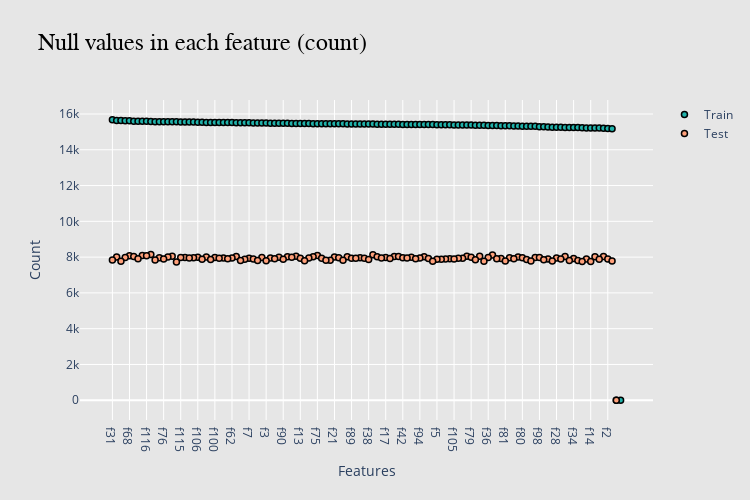

Source (notebook cell):
### Code cell
# lets visulazied our dataset
fig = go.Figure(data=[go.Scatter(x=Train_missing_values['Features'],
                             y=Train_missing_values["null_train (count)"], mode= 'markers',                             
                             name='Train', marker_color='lightseagreen'),        

                go.Scatter(x=Test_missing_values['Features'],
                             y=Test_missing_values["null_test (count)"], mode= 'markers',
                             name='Test', marker_color='lightsalmon')])
fig.update_traces(marker_line_color='black', marker_line_width=1.5, opacity=1)
fig.update_layout(title_text='Null values in each feature (count)', 
                  #template='plotly_dark',
                  paper_bgcolor='rgb(230, 230, 230)',
                  plot_bgcolor='rgb(230, 230, 230)',
                  width=750, height=500,
                  xaxis_title='Features', yaxis_title='Count',
                  titlefont={'color':'black', 'size': 24, 'family': 'San-Serif'})
fig.show()

### Figure 1 — Plotly figure (JSON) as saved in the notebook; plotly's stock layout.template omitted (floating-point values rounded to 4 significant figures)
{"data": [{"marker": {"color": "lightseagreen", "line": {"color": "black", "width": 1.5}}, "mode": "markers", "name": "Train", "opacity": 1, "type": "scatter", "x": ["f31", "f46", "f24", "f83", "f68", "f103", "f95", "f12", "f116", "f64", "f57", "f74", "f76", "f50", "f60", "f4", "f115", "f39", "f69", "f88", "f106", "f73", "f109", "f32", "f100", "f47", "f86", "f6", "f62", "f15", "f91", "f25", "f7", "f111", "f33", "f92", "f3", "f67", "f82", "f45", "f90", "f71", "f19", "f56", "f13", "f44", "f53", "f93", "f75", "f43", "f20", "f58", "f21", "f78", "f85", "f48", "f89", "f16", "f27", "f114", "f38", "f99", "f51", "f61", "f17", "f11", "f54", "f55", "f42", "f29", "f66", "f65", "f94", "f112", "f63", "f117", "f5", "f59", "f41", "f30", "f105", "f84", "f107", "f49", "f79", "f8", "f40", "f110", "f36", "f26", "f23", "f101", "f81", "f108", "f35", "f18", "f80", "f87", "f52", "f37", "f98", "f96", "f22", "f97", "f28", "f70", "f77", "f9", "f34", "f1", "f113", "f10", "f14", "f72", "f118", "f104", "f2", "f102", "id", "claim"], "y": [15678, 15633, 15630, 15627, 15619, 15600, 15599, 15593, 15589, 15578, 15573, 15570, 15569, 15562, 15560, 15560, 15559, 15559, 15552, 15548, 15544, 15537, 15529, 15529, 15526, 15523, 15523, 15521, 15518, 15509, 15507, 15506, 15504, 15499, 15492, 15492, 15491, 15486, 15485, 15483, 15482, 15482, 15474, 15467, 15464, 15463, 15462, 15457, 15456, 15455, 15455, 15455, 15454, 15449, 15449, 15446, 15445, 15444, 15444, 15438, 15434, 15434, 15432, 15431, 15427, 15425, 15425, 15422, 15416, 15415, 15414, 15414, 15414, 15410, 15410, 15407, 15405, 15400, 15396, 15392, 15386, 15385, 15384, 15380, 15378, 15373, 15368, 15365, 15363, 15358, 15356, 15349, 15346, 15340, 15334, 15325, 15320, 15316, 15315, 15312, 15288, 15285, 15278, 15265, 15265, 15262, 15251, 15249, 15248, 15247, 15233, 15223, 15222, 15219, 15212, 15198, 15190, 15168, 0, 0]}, {"marker": {"color": "lightsalmon", "line": {"color": "black", "width": 1.5}}, "mode": "markers", "name": "Test", "opacity": 1, "type": "scatter", "x": ["f64", "f99", "f26", "f75", "f12", "f116", "f68", "f60", "f40", "f56", "f49", "f103", "f15", "f54", "f55", "f77", "f104", "f71", "f112", "f93", "f51", "f48", "f72", "f109", "f46", "f18", "f21", "f50", "f66", "f45", "f79", "f19", "f106", "f17", "f37", "f100", "f36", "f39", "f115", "f92", "f98", "f83", "f78", "f74", "f27", "f108", "f80", "f42", "f88", "f53", "f62", "f67", "f28", "f86", "f69", "f61", "f29", "f94", "f107", "f114", "f89", "f16", "f47", "f43", "f7", "f13", "f84", "f101", "f63", "f11", "f34", "f6", "f30", "f23", "f95", "f82", "f35", "f65", "f70", "f10", "f41", "f22", "f76", "f2", "f111", "f105", "f59", "f118", "f73", "f25", "f90", "f5", "f38", "f87", "f32", "f8", "f96", "f57", "f31", "f85", "f58", "f20", "f9", "f1", "f91", "f33", "f44", "f3", "f102", "f81", "f97", "f52", "f110", "f24", "f117", "f113", "f14", "f4", "id"], "y": [8141, 8138, 8120, 8094, 8087, 8083, 8080, 8053, 8046, 8045, 8044, 8041, 8040, 8034, 8034, 8032, 8028, 8025, 8025, 8025, 8021, 8019, 8019, 8013, 8011, 8005, 8001, 8001, 7994, 7994, 7994, 7988, 7987, 7985, 7985, 7983, 7983, 7977, 7977, 7973, 7973, 7972, 7965, 7964, 7963, 7962, 7961, 7961, 7958, 7956, 7955, 7955, 7952, 7947, 7945, 7945, 7944, 7944, 7943, 7942, 7942, 7940, 7936, 7934, 7933, 7931, 7930, 7927, 7925, 7921, 7917, 7913, 7908, 7908, 7907, 7905, 7903, 7902, 7901, 7896, 7895, 7893, 7892, 7891, 7889, 7889, 7885, 7885, 7885, 7879, 7877, 7877, 7867, 7865, 7861, 7855, 7846, 7845, 7834, 7830, 7828, 7820, 7818, 7812, 7811, 7809, 7797, 7795, 7788, 7787, 7785, 7778, 7773, 7764, 7763, 7756, 7750, 7733, 0]}], "layout": {"height": 500, "paper_bgcolor": "rgb(230, 230, 230)", "plot_bgcolor": "rgb(230, 230, 230)", "title": {"font": {"color": "black", "family": "San-Serif", "size": 24}, "text": "Null values in each feature (count)"}, "width": 750, "xaxis": {"title": {"text": "Features"}}, "yaxis": {"title": {"text": "Count"}}}}
